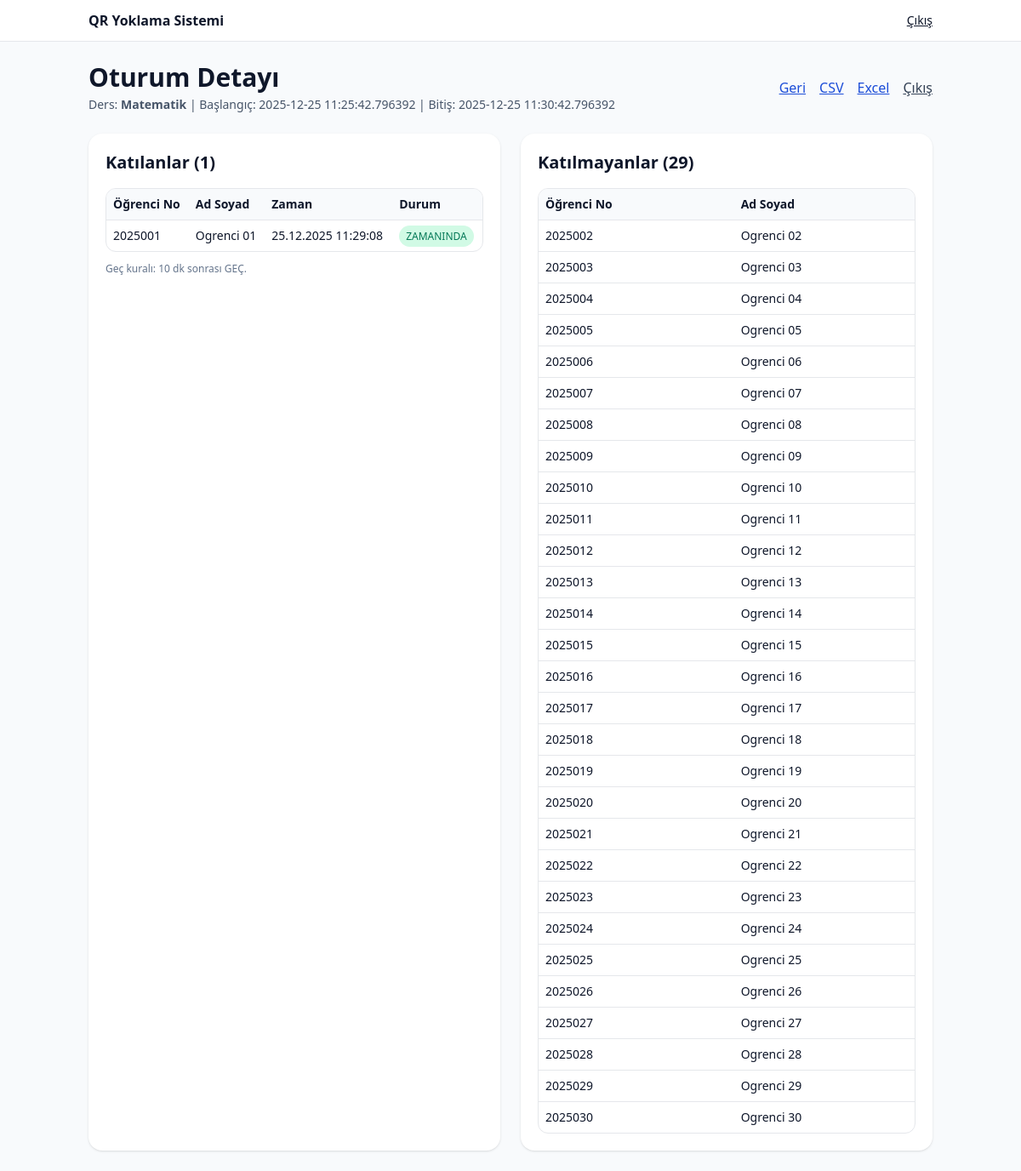
The app's page /teacher/session/2 (signed in) with its own data.
### app/models.py (models this page shows)
class ClassSession(Base):
    __tablename__ = "class_sessions"
    id: Mapped[int] = mapped_column(Integer, primary_key=True, index=True)
    course_name: Mapped[str] = mapped_column(String(200), index=True)
    session_code: Mapped[str] = mapped_column(String(32), unique=True, index=True)
    teacher_id: Mapped[int] = mapped_column(Integer, ForeignKey("users.id"))
    is_active: Mapped[bool] = mapped_column(Boolean, default=True)
    started_at: Mapped[datetime] = mapped_column(DateTime, default=datetime.utcnow)
    expires_at: Mapped[datetime] = mapped_column(DateTime, nullable=False)
    teacher = relationship("User", back_populates="sessions")
    attendances = relationship("Attendance", back_populates="session")

class User(Base):
    __tablename__ = "users"
    id: Mapped[int] = mapped_column(Integer, primary_key=True, index=True)
    username: Mapped[str] = mapped_column(String(50), unique=True, index=True)  # teacher: yavuz, student: 2025001...
    full_name: Mapped[str] = mapped_column(String(150))
    password_hash: Mapped[str] = mapped_column(String(255))
    role: Mapped[str] = mapped_column(String(20), default="student")  # teacher | student
    created_at: Mapped[datetime] = mapped_column(DateTime, default=datetime.utcnow)
    sessions = relationship("ClassSession", back_populates="teacher")
    attendances = relationship("Attendance", back_populates="student")

class Attendance(Base):
    __tablename__ = "attendances"
    __table_args__ = (
        UniqueConstraint("session_id", "student_id", name="uq_session_student"),
    )
    id: Mapped[int] = mapped_column(Integer, primary_key=True, index=True)
    session_id: Mapped[int] = mapped_column(Integer, ForeignKey("class_sessions.id"))
    student_id: Mapped[int] = mapped_column(Integer, ForeignKey("users.id"))
    timestamp: Mapped[datetime] = mapped_column(DateTime, default=datetime.utcnow)
    session = relationship("ClassSession", back_populates="attendances")
    student = relationship("User", back_populates="attendances")

### app/main.py (the view)
@app.get("/teacher/session/{session_id}", response_class=HTMLResponse)
def teacher_session_detail(session_id: int, request: Request, db: Session = Depends(get_db)):
    payload = require_teacher(request)
    if not payload:
        return RedirectResponse("/login", status_code=302)
    teacher_id = int(payload["sub"])
    session = db.query(ClassSession).filter(ClassSession.id == session_id).first()
    if not session or session.teacher_id != teacher_id:
        return HTMLResponse("Yetkisiz / oturum bulunamadı.", status_code=403)
    students = (
        db.query(User)
        .filter(User.role == "student")
        .order_by(User.username.asc())
        .all()
    )
    attendances = (
        db.query(Attendance)
        .filter(Attendance.session_id == session.id)
        .order_by(Attendance.timestamp.asc())
        .all()
    )
    present_by_student_id = {a.student_id: a for a in attendances}
    present_list = []
    absent_list = []
    for s in students:
        att = present_by_student_id.get(s.id)
        if att:
            present_list.append({
                "username": s.username,
                "full_name": s.full_name,
                "timestamp": att.timestamp,
                "timestamp_tr": fmt_tr(att.timestamp),
                "status": compute_status(session, att, LATE_MINUTES_DEFAULT),
            })
        else:
            absent_list.append({
                "username": s.username,
                "full_name": s.full_name,
            })
    session.started_at_tr = fmt_tr(session.started_at)
    session.expires_at_tr = fmt_tr(session.expires_at)
    return templates.TemplateResponse(
        "session_detail.html",
        {
            "request": request,
            "session": session,
            "present_list": present_list,
            "absent_list": absent_list,
            "late_minutes": LATE_MINUTES_DEFAULT,
        }
    )

### templates/session_detail.html (shortened to what this page needs)
{% extends "base.html" %}
{% block content %}
<div class="flex items-center justify-between">
  <div>
    <h1 class="text-3xl font-bold">Oturum Detayı</h1>
    <div class="text-sm text-slate-600 mt-1">
      Ders: <b>{{ session.course_name }}</b> |
      Başlangıç: {{ session.started_at }} |
      Bitiş: {{ session.expires_at }}
    </div>
  </div>
  <div class="flex gap-4">
    <a class="text-blue-700 underline" href="/teacher">Geri</a>
    <a class="text-blue-700 underline" href="/teacher/session/{{ session.id }}/export.csv">CSV</a>
    <a class="text-blue-700 underline" href="/teacher/session/{{ session.id }}/export.xlsx">Excel</a>
    <a class="text-slate-700 underline" href="/logout">Çıkış</a>
  </div>
</div>
<div class="grid md:grid-cols-2 gap-6 mt-6">
  <div class="bg-white rounded-2xl shadow p-5">
    <h2 class="text-xl font-semibold">Katılanlar ({{ present_list|length }})</h2>
    <div class="mt-4 overflow-x-auto border rounded-xl">
      <table class="w-full text-sm">
        <thead class="bg-slate-50">
          <tr>
            <th class="text-left p-2">Öğrenci No</th>
            <th class="text-left p-2">Ad Soyad</th>
            <th class="text-left p-2">Zaman</th>
            <th class="text-left p-2">Durum</th>
          </tr>
        </thead>
        <tbody>
          {% for r in present_list %}
          <tr class="border-t">
            <td class="p-2">{{ r.username }}</td>
            <td class="p-2">{{ r.full_name }}</td>
            <td class="p-2">{{ r.timestamp.strftime("%d.%m.%Y %H:%M:%S") }}</td>
            <td class="p-2">
              {% if r.status == "GEÇ" %}
                <span class="px-2 py-1 rounded-full text-xs bg-rose-100 text-rose-700">GEÇ</span>
              {% else %}
                <span class="px-2 py-1 rounded-full text-xs bg-emerald-100 text-emerald-700">ZAMANINDA</span>
              {% endif %}
            </td>
          </tr>
          {% endfor %}
        </tbody>
      </table>
    </div>
    <div class="mt-3 text-xs text-slate-500">Geç kuralı: {{ late_minutes }} dk sonrası GEÇ.</div>
  </div>
  <div class="bg-white rounded-2xl shadow p-5">
    <h2 class="text-xl font-semibold">Katılmayanlar ({{ absent_list|length }})</h2>
    <div class="mt-4 overflow-x-auto border rounded-xl">
      <table class="w-full text-sm">
        <thead class="bg-slate-50">
          <tr>
            <th class="text-left p-2">Öğrenci No</th>
            <th class="text-left p-2">Ad Soyad</th>
          </tr>
        </thead>
        <tbody>
          {% for r in absent_list %}
          <tr class="border-t">
            <td class="p-2">{{ r.username }}</td>
            <td class="p-2">{{ r.full_name }}</td>
          </tr>
          {% endfor %}
        </tbody>
      </table>
    </div>
  </div>
</div>
{% endblock %}

### records on screen
ClassSession: course_name "Matematik", started_at "2025-12-25 11:25:42.796392", expires_at "2025-12-25 11:30:42.796392"
User: username "2025001", full_name "Ogrenci 01", timestamp "25.12.2025 11:29:08"
User: username "2025002", full_name "Ogrenci 02"
User: username "2025003", full_name "Ogrenci 03"
User: username "2025004", full_name "Ogrenci 04"
User: username "2025005", full_name "Ogrenci 05"
User: username "2025006", full_name "Ogrenci 06"
User: username "2025007", full_name "Ogrenci 07"
User: username "2025008", full_name "Ogrenci 08"
User: username "2025009", full_name "Ogrenci 09"
User: username "2025010", full_name "Ogrenci 10"
User: username "2025011", full_name "Ogrenci 11"
User: username "2025012", full_name "Ogrenci 12"
User: username "2025013", full_name "Ogrenci 13"
User: username "2025014", full_name "Ogrenci 14"
User: username "2025015", full_name "Ogrenci 15"
User: username "2025016", full_name "Ogrenci 16"
User: username "2025017", full_name "Ogrenci 17"
User: username "2025018", full_name "Ogrenci 18"
User: username "2025019", full_name "Ogrenci 19"
User: username "2025020", full_name "Ogrenci 20"
User: username "2025021", full_name "Ogrenci 21"
User: username "2025022", full_name "Ogrenci 22"
User: username "2025023", full_name "Ogrenci 23"
User: username "2025024", full_name "Ogrenci 24"
User: username "2025025", full_name "Ogrenci 25"
User: username "2025026", full_name "Ogrenci 26"
User: username "2025027", full_name "Ogrenci 27"
User: username "2025028", full_name "Ogrenci 28"
User: username "2025029", full_name "Ogrenci 29"
User: username "2025030", full_name "Ogrenci 30"

### other values on screen
{{ present_list|length }} "1"
{{ late_minutes }} "10"
{{ absent_list|length }} "29"
